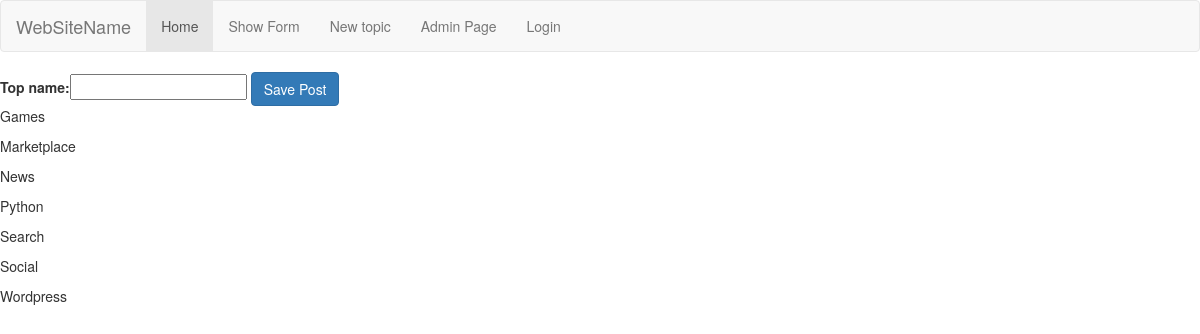
/first_app/newtopic/, run on the app's committed database.
### first_app/models.py (models this page shows, shortened)
class Topic(models.Model):
    top_name = models.CharField(max_length=264, unique=True)

### first_app/views.py (the view, shortened to what this page needs)
def newtopic(request):
    new_topic_form = NewTopicForm()
    topics = Topic.objects.order_by('top_name')
    return render(request, "first_app/topics.html", {'form': new_topic_form, 'topics':topics})

### first_app/forms.py
class NewTopicForm(forms.ModelForm):
    class Meta:
        model = Topic
        fields = "__all__"

### templates/first_app/topics.html (shortened to what this page needs)
{% extends 'first_app/base.html' %}
{% block main_content %}
 <form method="post">
{{ form }}
    <input type="submit" class="btn btn-primary" value="Save Post" />
</form>
{% for topic in topics %}
    <p>{{ topic.top_name }}</p>
{% endfor %}
{% endblock %}

### data on the page
Topic: top_name "Games"
Topic: top_name "Marketplace"
Topic: top_name "News"
Topic: top_name "Python"
Topic: top_name "Search"
Topic: top_name "Social"
Topic: top_name "Wordpress"
